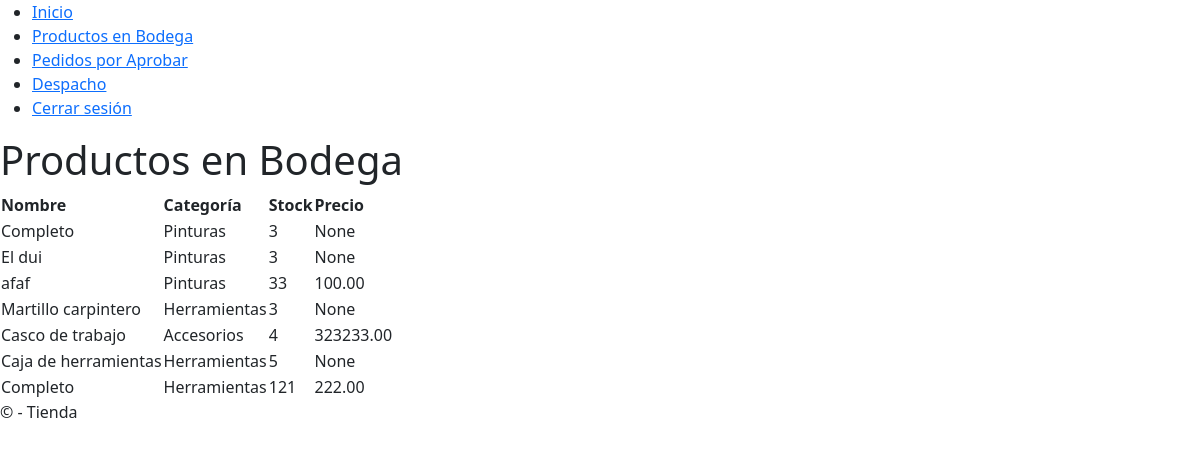
The app's page /vendedorapp/bodega/ (signed in), older data.
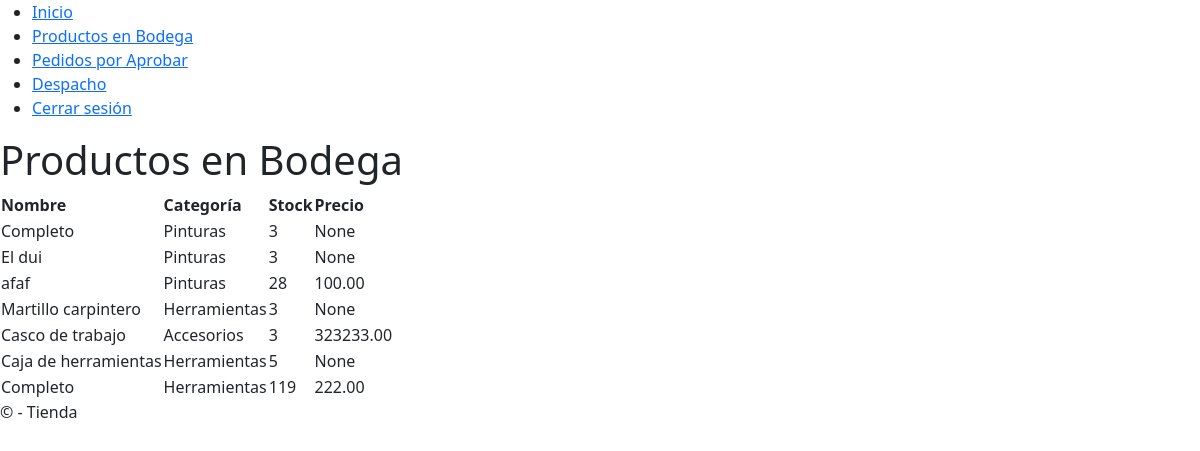
The same page, newer data.
### tienda/models.py (models this page shows, shortened)
class Producto(models.Model):
    CATEGORIAS = [
        ('herramientas', 'Herramientas'),
        ('materiales', 'Materiales'),
        ('accesorios', 'Accesorios'),
        ('pinturas', 'Pinturas'),
        ('electricidad', 'Electricidad'),
    ]
    nombre = models.CharField(max_length=255)
    descripcion = models.TextField()
    categoria = models.CharField(max_length=100, choices=CATEGORIAS)
    stock = models.IntegerField()
    imagen = models.ImageField(upload_to='static/productos/')
    @property
    def oferta_vigente(self):
        ahora = timezone.now()
        return self.ofertas.filter(fecha_inicio__lte=ahora, fecha_fin__gte=ahora).first()
    @property
    def precio_actual(self):
        oferta = self.oferta_vigente
        if oferta:
            return oferta.precio_oferta
        precio = self.precios.first()
        return precio.valor if precio else None

class Oferta(models.Model):
    producto = models.ForeignKey(Producto, on_delete=models.CASCADE, related_name='ofertas')
    precio_oferta = models.DecimalField(max_digits=10, decimal_places=2)
    fecha_inicio = models.DateTimeField()
    fecha_fin = models.DateTimeField()

class PrecioHistorico(models.Model):
    producto = models.ForeignKey(Producto, on_delete=models.CASCADE, related_name='precios')
    fecha = models.DateTimeField()
    valor = models.DecimalField(max_digits=10, decimal_places=2)
    class Meta:
        ordering = ['-fecha']

### vendedorapp/views.py (the view)
# urls.py: path('bodega/', views.productos_bodega, name='productos_bodega'),
@login_required
@user_passes_test(lambda u: u.is_staff)  # o un test más específico para "vendedor"
def productos_bodega(request):
    productos = Producto.objects.all()
    return render(request, 'vendedorapp/productos_bodega.html', {'productos': productos})

### tienda/context_processors.py (called while the page is built, shortened)
def carrito_context(request):
    carrito = request.session.get('carrito', {})
    items = []
    total = 0
    return {
        'carrito_items': items,
        'carrito_total': total
    }

### vendedorapp/templates/vendedorapp/productos_bodega.html (shortened to what this page needs)
{% extends 'base_vendedor.html' %}
{% block content %}
<h1>Productos en Bodega</h1>
<table>
    <thead>
        <tr>
            <th>Nombre</th>
            <th>Categoría</th>
            <th>Stock</th>
            <th>Precio</th>
        </tr>
    </thead>
    <tbody>
        {% for producto in productos %}
        <tr>
            <td>{{ producto.nombre }}</td>
            <td>{{ producto.get_categoria_display }}</td>
            <td>{{ producto.stock }}</td>
            <td>{{ producto.precio_actual }}</td>
        </tr>
        {% empty %}
        <tr><td colspan="4">No hay productos en bodega.</td></tr>
        {% endfor %}
    </tbody>
</table>
{% endblock %}

Row changes from the older to the newer data that the page shows:
changed Producto "afaf": stock "33" → "28"
changed Producto "Casco de trabajo": stock "4" → "3"
changed Producto (number 7 of 7 on the later page): stock "121" → "119"
